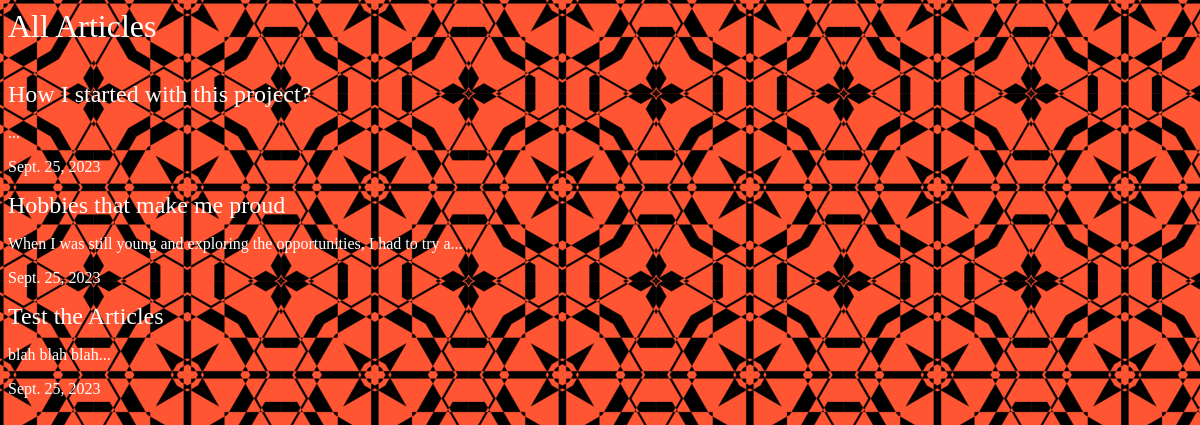
The app's page /articles/, older data.
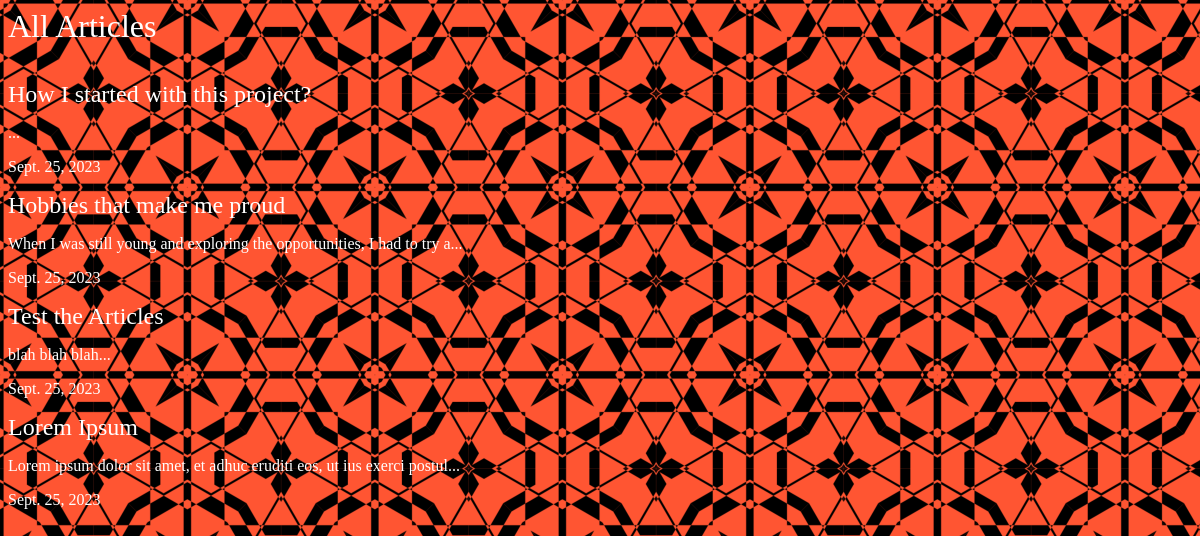
The same page, newer data.
### articles/models.py (models this page shows, shortened)
class Article(models.Model):
    title = models.CharField(max_length=100)
    slug = models.SlugField()
    body = models.TextField()
    date = models.DateField(auto_now_add=True)
    thumbnail = models.ImageField(default='default.png',blank=True)
    def snippet(self):
        return self.body[:70] + '...'

### articles/views.py (the view)
# urls.py: path('', views.articles, name="list"),
def articles(request):
   all_articles = Article.objects.all().order_by('date')
   return render(request, 'articles/article.html', {'all_articles':all_articles})

### articles/templates/articles/article.html
{% extends 'base_layout.html' %}
{% block content %}
<div class="articles">
    {% for article in all_articles %}
    <div class="article">
        <h2><a href="{% url 'articles:detail' slug=article.slug %}">{{ article.title }}</a></h2>
        <p>{{ article.snippet }}</p>
        <p>{{ article.date }}</p>
    </div>
    {% endfor %}
</div>
{% endblock %}

Row changes from the older to the newer data that the page shows:
added Article: title "Lorem Ipsum", snippet "Lorem ipsum dolor sit amet, et adhuc eruditi eos, ut ius exerci postul...", date "Sept. 25, 2023"
